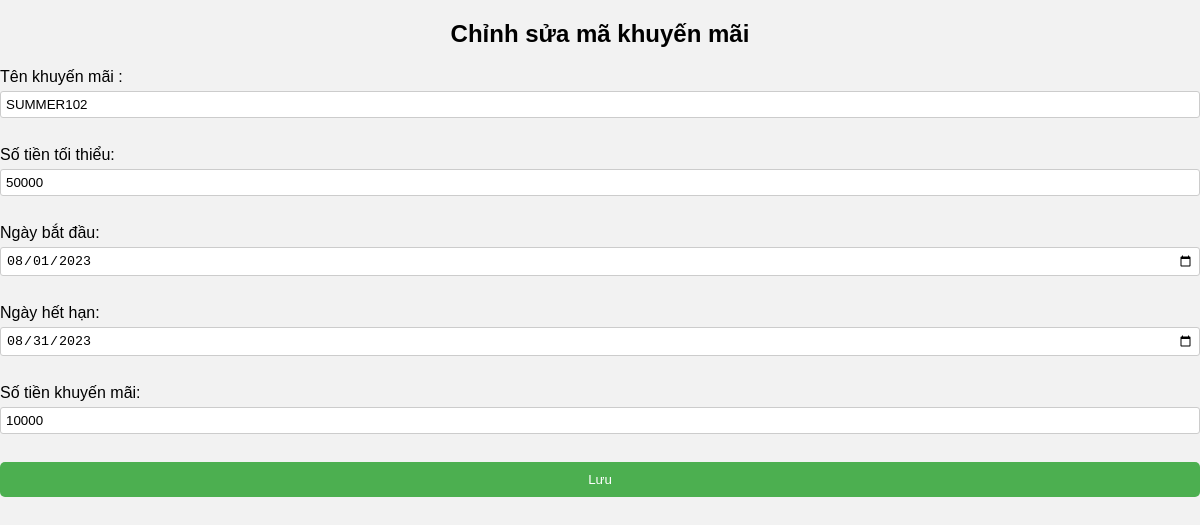
Screenshot of /layout/edit_ma_khuyen_mai.php?id=1 with the database file from the repository.
### tables this page shows
CREATE TABLE `ma_khuyen_mai` (
  `id_ma_khuyen_mai` int(11) NOT NULL,
  `ten_khuyen_mai` varchar(255) NOT NULL,
  `so_tien_toi_thieu` decimal(10,0) NOT NULL,
  `ngay_bat_dau` date NOT NULL,
  `ngay_het_han` date NOT NULL,
  `so_tien_khuyen_mai` decimal(10,0) NOT NULL
);

### layout/select-sql/edit_ma_khuyen_mai.php (called while the page is built, shortened)
<?php
include 'connect.php';
if (isset($_GET['id'])) {
    $id_ma_khuyen_mai = $_GET['id'];
    $sql = "SELECT * FROM ma_khuyen_mai WHERE id_ma_khuyen_mai = $id_ma_khuyen_mai";
    $result = $conn->query($sql);
    if ($result->num_rows == 1) {
        $row = $result->fetch_assoc();
        $ten_khuyen_mai = $row["ten_khuyen_mai"];
        $so_tien_toi_thieu = $row["so_tien_toi_thieu"];
        $ngay_bat_dau = $row["ngay_bat_dau"];
        $ngay_het_han = $row["ngay_het_han"];
        $so_tien_khuyen_mai = $row["so_tien_khuyen_mai"];
    } else {
        echo "Không tìm thấy mã khuyến mãi.";
        exit();
    }
} else {
    echo "Không xác định mã khuyến mãi cần chỉnh sửa.";
    exit();
}
?>

### layout/edit_ma_khuyen_mai.php (the view, shortened to what this page needs)
<?php include 'select-sql/edit_ma_khuyen_mai.php'; ?>
<!DOCTYPE html>
<html>
<head>
    <link rel="stylesheet" type="text/css" href="/css/add_khuyen_mai.css">
</head>
<body>
        <h2>Chỉnh sửa mã khuyến mãi</h2>
        <form action="/action/edit_ma_khuyen_mai.php" method="post">
            <label for="ten_khuyen_mai">Tên khuyến mãi :</label>
            <input type="text" name="ten_khuyen_mai" value="<?php echo $ten_khuyen_mai; ?>" required><br>
            <label for="so_tien_toi_thieu">Số tiền tối thiểu:</label>
            <input type="number" name="so_tien_toi_thieu" step="1000" value="<?php echo $so_tien_toi_thieu; ?>" required><br>
            <label for="ngay_bat_dau">Ngày bắt đầu:</label>
            <input type="date" name="ngay_bat_dau" value="<?php echo $ngay_bat_dau; ?>" required><br>
            <label for="ngay_het_han">Ngày hết hạn:</label>
            <input type="date" name="ngay_het_han" value="<?php echo $ngay_het_han; ?>" required><br>
            <label for="so_tien_khuyen_mai">Số tiền khuyến mãi:</label>
            <input type="number" name="so_tien_khuyen_mai" step="1000" value="<?php echo $so_tien_khuyen_mai; ?>" required><br>
            <input type="submit" value="Lưu">
        </form>
</body>
</html>

### css/add_khuyen_mai.css (style rules this page uses)
body { font-family: Arial, sans-serif; margin: 0; padding: 0; background-color: #f2f2f2; }
h2 { text-align: center; }
form { display: flex; flex-direction: column; }
label { margin-bottom: 5px; }
input[type="text"], input[type="number"], input[type="date"] { margin-bottom: 10px; padding: 5px; border: 1px solid #ccc; border-radius: 3px; }
input[type="submit"] { background-color: #4CAF50; color: white; padding: 10px 15px; border: none; border-radius: 5px; cursor: pointer; }

### rows the page displays
ma_khuyen_mai: ten_khuyen_mai "SUMMER102", so_tien_toi_thieu "50000", ngay_bat_dau "08/01/2023", ngay_het_han "08/31/2023", so_tien_khuyen_mai "10000"
